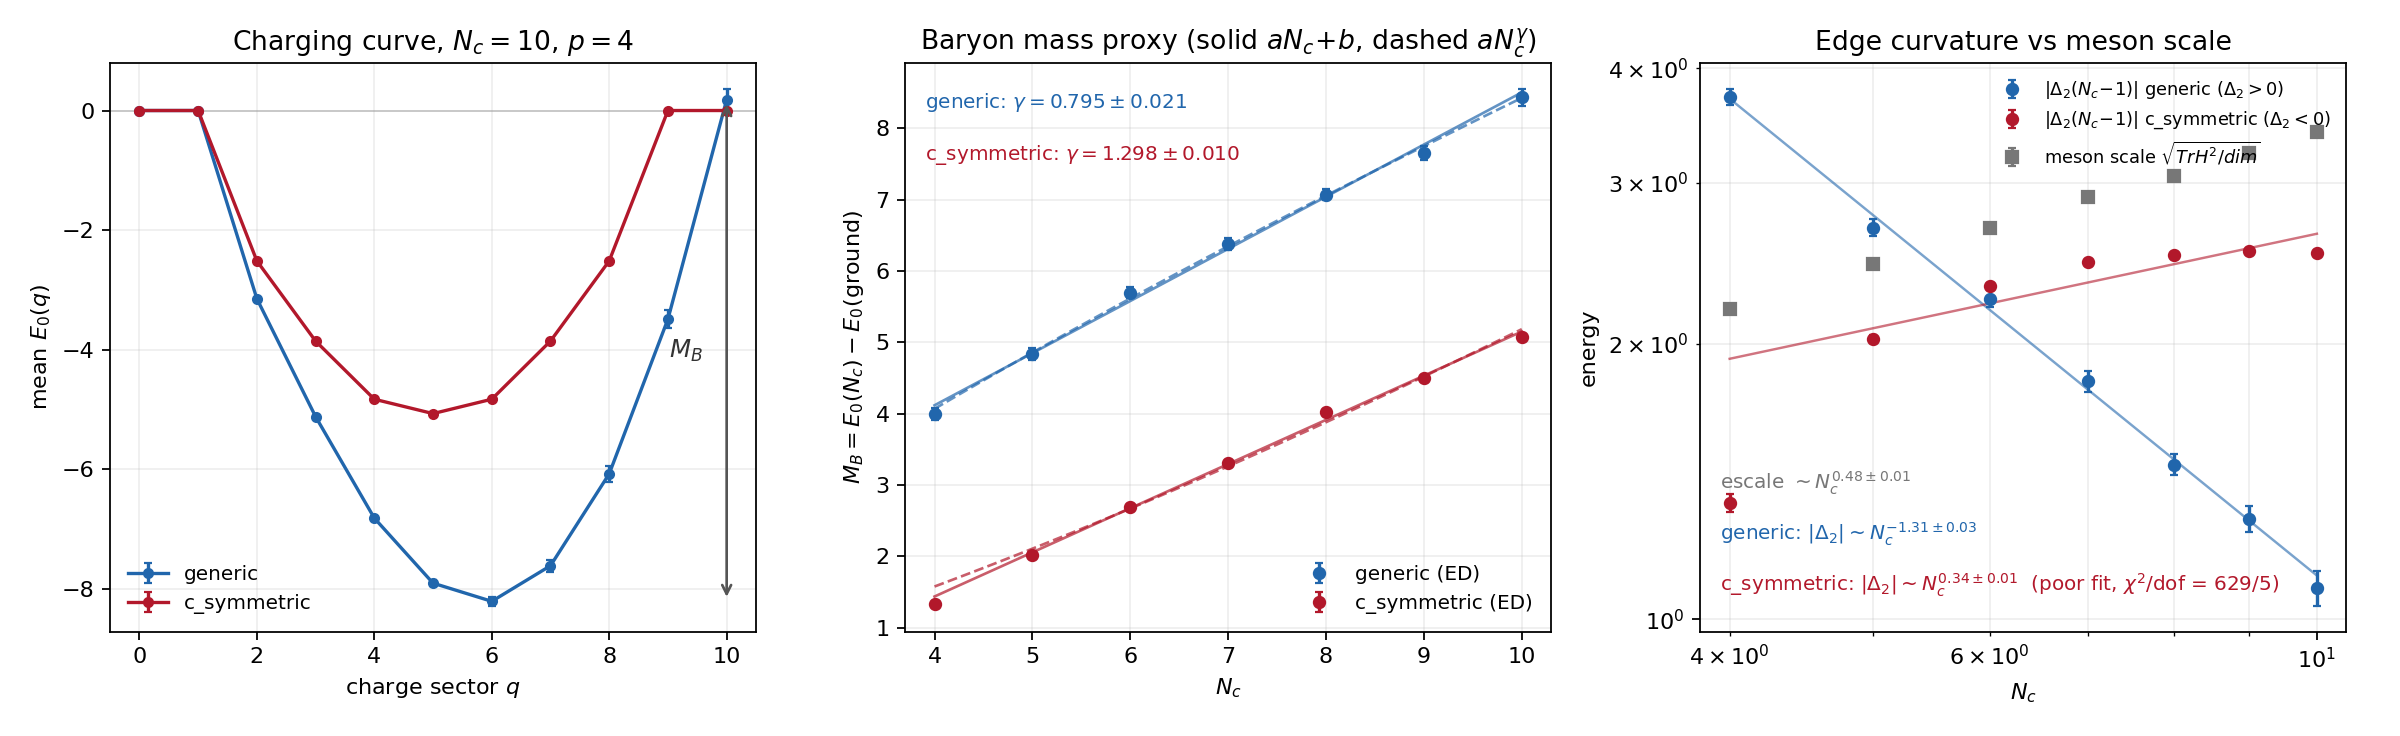

Source code (Python):
#!/usr/bin/env python3
r"""
Baryon-sector first contact (road_map rung 23): ED data for the paper's
baryon claims in the one-flavor U(N)/Dirac-SYK dictionary.
=======================================================================

What the paper actually says about baryons -- quoted in full, because it is
short (arXiv:2607.05678, HologramsSM.tex):

  line 273:  "The SM has features closely resembling the real Standard
      Model: A U(1) x SU(N) gauge theory, aka QED x QCD; electric forces;
      quarks; mesons; baryons; Regge trajectories; confinement."

  line 871:  "In a similar way there are forces between heavy states such as
      Baryons in the 't Hooft model.  These forces may be identified as
      Gravitational.  They are too weak to affect mesons unless the number
      of mesons is of order N^{1/2}, but they affect Baryons."

That is the paper's ENTIRE baryon discussion.  Nothing is derived: the
"baryon mass ~ N" is the background large-N fact (Witten 1979; 't Hooft-model
baryons) the sentences lean on, and "gravitational-strength inter-baryon
forces" is asserted, not computed.  This module produces the first ED data on
the hologram side.

The baryon operator and an EXACT collapse (finding 1)
-----------------------------------------------------
In the one-flavor dictionary the quarks are the c^dag_i, and the baryon is
the epsilon-tensor contraction of all Nc of them:

    B^dag = c^dag_0 c^dag_1 ... c^dag_{Nc-1},

the unique maximal-charge operator (it fills every mode).  The charge sectors
Q = 0 and Q = Nc are ONE-DIMENSIONAL (|empty>, |full>), and every term of the
charge-conserving H carries p/2 >= 2 annihilators, so

    <empty|H|empty> = 0                                  (exact: c_B|empty>=0),
    <full |H|full > = (-1)^{k(k-1)/2} sum_A J_AA,   k = p/2   (exact, generic),

where the sign is a Jordan-Wigner lemma for this module's ascending-monomial
convention: <s|c^dag_A c_A|s> = (-1)^{k(k-1)/2} for A a subset of occ(s) (the
annihilation parities are counted on s, the re-creation parities on s minus A;
the difference is #{pairs in A} = k(k-1)/2).  Both statements are asserted
against dense ED in test_baryons.py.  Consequently the T = infinity baryon
two-point function collapses to a single undamped oscillation,

    G(t) = Tr(B(t) B^dag)/dim = exp(-i DeltaE t)/dim,
    DeltaE = <full|H|full> - <empty|H|empty> = (-1)^{k(k-1)/2} sum_A J_AA,

with |G(t)| = 1/dim identically.  DeltaE is a sum of C(Nc,k) i.i.d. real
Gaussians, Var(DeltaE) = C(Nc,k) sigma^2 with sigma^2 = ((k)!)^2 2^p/Nc^{p-1},
so the ONLY frequency the correlator carries is

    DeltaE_typ = sqrt(C(Nc,k)) sigma  ~  Nc^{-1/2}   (p = 4)  -->  0,

and in the c_symmetric (CP-sharp) ensemble, which has no diagonal couplings,
DeltaE = 0 EXACTLY.  So: the naive baryon two-point function at T_B = infinity
carries NO information about the extensive baryon mass -- its one frequency
VANISHES at large Nc instead of growing like Nc.  Worse, B^dag annihilates
every state of nonzero charge, so <psi|B(t)B^dag|psi> = 0 for ANY state
without an empty-sector component (including the interacting ground state,
which sits at Q ~ Nc/2): in the one-flavor model there is no baryon
spectroscopy to be had from two-point functions at all.  This exact collapse
is itself the first result of this module.

The physical mass proxy: sector energetics (finding 2, measured)
----------------------------------------------------------------
The baryon mass must therefore be read from CHARGE-SECTOR ENERGETICS.  With
E0(q) the ground-state energy of the charge-q sector (dimension C(Nc,q)),

    M_B(Nc) = E0(Q = Nc) - E0(global ground state)

is the cost of charging the equilibrium state up to the unique baryon
(= fully filled) state -- the 0+1d analog of the baryon rest mass.  Honest
framing: in this one-flavor model E0(Nc) is O(Nc^{-1/2}) (exactly 0 for
c_symmetric), so M_B is dominated by the DEPTH of the charging curve, i.e.
"baryon mass ~ N" here reduces to extensivity of the SYK ground-state energy.
The module measures M_B(Nc) with disorder statistics (mean +- SEM, ddof=1)
for Nc = 4..10 at p = 4 in both ensembles and fits a*Nc + b vs a*Nc^gamma vs
a*Nc (weighted chi^2; AIC = chi2 + 2K, same-noise comparison as in
self_averaging.py -- Delta-AIC < 2 means indistinguishable).

Baryon-baryon interaction proxy (finding 3, measured)
-----------------------------------------------------
There is no spatial separation in 0+1d, so no force in the literal sense.
The accessible analog is the CURVATURE of the charging curve at maximal
charge,

    Delta2(Nc-1) = E0(Nc) + E0(Nc-2) - 2 E0(Nc-1)
                 = [cost of the 2nd baryon-hole] - [cost of the 1st],

the interaction energy of two holes in the baryon.  The sharp testable
version of "inter-baryon forces are gravitational-strength" is an Nc-scaling
HIERARCHY: is Delta2 parametrically suppressed in 1/Nc relative to the meson
(singlet) energy scale escale = sqrt(Tr H^2/dim) ~ sqrt(Nc)?  The module
measures Delta2(Nc-1) statistics and fits the power law of |mean| and of the
ratio |Delta2|/escale.  This is a charging-curve statement, NOT a spatial
force measurement -- stated wherever the numbers are reported.

Exact edge structure (derived here, asserted in tests): every H term needs
B a subset of occ (k modes) and A inside the complement-plus-B, so blocks
with q < k vanish IDENTICALLY (free quarks below charge p/2); in the
c_symmetric ensemble (A, B disjoint) the mirror blocks q > Nc - k vanish too,
so E0(Nc) = E0(Nc-1) = 0 exactly and Delta2(Nc-1) = E0(Nc-2) = E0(2) < 0
(particle-hole symmetry E0(q) = E0(Nc-q) holds per instance): the c_symmetric
charging curve is exactly CONCAVE at the edge -- the second hole is cheaper
than the first (which is free).  The generic ensemble has no such identity;
its edge blocks are fed by the diagonal and near-diagonal couplings.

Sector second moment, closed form (cross-validation anchor)
-----------------------------------------------------------
For both ensembles the disorder mean of the sector-restricted second moment
is (Wick: only the pairing J_AB with J_BA = conj(J_AB) survives, and
T_AB T_BA = T_AB T_AB^dag is 0/1 on the diagonal),

    E[Tr_q H^2]/dim_q = sigma^2 sum_{(A,B) in table} C(Nc-|AuB|, q-k) / C(Nc,q),

with the sum over the SAME ordered-pair table draw_couplings uses (all pairs
incl. diagonal for "generic"; ordered disjoint pairs for "c_symmetric").
Grouping by overlap j = |A n B| gives the equivalent combinatorial form
sum_j n_pairs(j) C(Nc-2k+j, q-k) with n_pairs(j) = C(Nc,k)C(k,j)C(Nc-k,k-j)
(generic; c_symmetric keeps only j = 0).  Both routes are computed
independently and asserted equal, and the ensemble ED means are checked
against them within error bars.  Summing over q recovers the
coupling_variance_dirac normalization statement Tr H^2/dim ~ Nc.

Measured results (p = 4, Nc = 4..10, production run -> baryons.json)
--------------------------------------------------------------------
  *  M_B grows strongly and monotonically in both ensembles.  Weighted fits:
     generic:      best a*Nc^gamma with gamma = 0.795 +- 0.021 (Delta-AIC 4.0
                   over a*Nc + b with a = 0.73 +- 0.02, b = 1.19 +- 0.13);
     c_symmetric:  best a*Nc + b with a = 0.619 +- 0.004, b = -1.04 +- 0.03
                   (Delta-AIC 115 over the power law; gamma alone = 1.30
                   because of the negative offset).
     Honest verdict: the window is CONSISTENT with "baryon mass ~ N" (both
     ensembles are well described by a linear law with an O(1) offset; pure
     a*Nc is strongly rejected in-window by finite-size offsets) but Nc <= 10
     cannot pin the asymptotic exponent; the two ensembles' preferred
     effective forms differ at this size.  c_symmetric chi2/dof ~ 15 for the
     best model: with SEMs this small the fits RESOLVE finite-size curvature
     beyond any 2-parameter form.
  *  The hierarchy: |Delta2(Nc-1)|/escale falls like Nc^(-1.79 +- 0.03)
     (generic; |Delta2| ~ Nc^(-1.31), Delta2 > 0, convex edge) and
     Nc^(-0.85 +- 0.01) (c_symmetric; Delta2 < 0 exactly = E0(2), concave
     edge, |Delta2| saturating in-window -- the power-law form is itself
     rejected there, chi2/dof = 629/5, pre-asymptotic).  Both signs of the
     suppression agree with the analytic edge estimate |Delta2| ~ Nc^{-1/2},
     escale ~ Nc^{+1/2} => ratio ~ 1/Nc.  So in the only sense accessible in
     0+1d the baryon-baryon term IS parametrically 1/Nc-suppressed relative
     to meson scales -- consistent with the "gravitational-strength" reading,
     with the sign (attractive vs repulsive analog) ensemble-DEPENDENT and
     therefore not a robust prediction of the construction.
  *  Scale check: generic escale ~ Nc^(0.48 +- 0.01) (the designed sqrt(Nc));
     c_symmetric escale shows Nc^(1.16 +- 0.01) in-window because the
     disjointness constraint discards an O(p^2/Nc) coupling fraction that is
     order one at these sizes -- window exponents there are effective, not
     asymptotic.
  *  The collapse frequency: measured std(DeltaE) falls from 2.36 (Nc = 4)
     to 1.83 (Nc = 10), tracking sqrt(C(Nc,2)) sigma exactly, while M_B grows
     4.0 -> 8.4: the naive correlator's only frequency and the physical mass
     proxy move in OPPOSITE directions with Nc.

What is exact vs measured vs conjectured
----------------------------------------
  EXACT (asserted): sector reassembly = dense H; the correlator collapse;
    DeltaE closed form; DeltaE = 0 (c_symmetric); vanishing edge blocks;
    Delta2 = E0(2) (c_symmetric); PH palindromy; sector-m2 closed form
    (two routes).
  MEASURED (with error bars): M_B(Nc) statistics and its extensivity fits;
    Delta2 statistics and scaling; the Delta2/escale hierarchy.
  CONJECTURED / not tested: any identification of Delta2 with a bulk
    gravitational force; the O(sqrt N)-meson mechanism (needs multi-meson
    states, out of ED reach here); multi-baryon physics (needs >= 2 flavors,
    out of scope).

Conventions: mode i <-> bit (Nc-1-i) (dirac.py); H from dirac_hamiltonian;
d/dt X = i[H, X]; ensembles "generic" and "c_symmetric" as in draw_couplings.
Run from inside syk-self-averaging/.  __main__ writes baryons.json and
baryons.png in ~2-4 min.
"""

from __future__ import annotations

import json
from itertools import combinations
from math import comb
from pathlib import Path

import numpy as np
from scipy.optimize import curve_fit

from dirac import (apply_monomial, coupling_variance_dirac, dirac_hamiltonian,
                   draw_couplings)
from self_averaging import fit_verdict


# --------------------------------------------------------------------------
# charge-sector machinery
# --------------------------------------------------------------------------
def sector_states(Nc: int, q: int) -> np.ndarray:
    """Basis indices of the charge-q sector (popcount = q), ascending."""
    states = np.arange(1 << Nc, dtype=np.int64)
    return states[np.bitwise_count(states) == q]


def sector_hamiltonian(Nc: int, couplings: dict, q: int) -> np.ndarray:
    """H restricted to the charge-q sector, assembled DIRECTLY on the sector
    basis (dimension C(Nc,q)) from the coupling table -- shares only the
    per-monomial physics (apply_monomial) with dirac_hamiltonian, not the
    dense full-space assembly.  Raises if any term leaves the sector, which
    doubles as a structural charge-conservation check."""
    st = sector_states(Nc, q)
    d = len(st)
    pos = np.full(1 << Nc, -1, dtype=np.int64)
    pos[st] = np.arange(d)
    Hq = np.zeros((d, d), dtype=complex)
    cols = np.arange(d)
    for (A, B), J in couplings.items():
        valid, rows, signs = apply_monomial(Nc, A, B, st)
        r = pos[rows[valid]]
        if r.size and r.min() < 0:
            raise AssertionError("term left the charge sector: H not "
                                 "charge-conserving?")
        Hq[r, cols[valid]] += J * signs[valid]
    return Hq


def reassemble_dense(Nc: int, blocks: list) -> np.ndarray:
    """Scatter the Nc+1 sector blocks back into the full 2^Nc space (for the
    machine-exactness test against dirac_hamiltonian)."""
    dim = 1 << Nc
    H = np.zeros((dim, dim), dtype=complex)
    for q, blk in enumerate(blocks):
        st = sector_states(Nc, q)
        H[np.ix_(st, st)] = blk
    return H


def dense_sector_blocks(H: np.ndarray, Nc: int) -> list:
    """Slice a dense charge-conserving H into its Nc+1 sector blocks (the
    fast production route; sector_hamiltonian is the independent one)."""
    states = np.arange(1 << Nc, dtype=np.int64)
    qs = np.bitwise_count(states)
    return [H[np.ix_(np.flatnonzero(qs == q), np.flatnonzero(qs == q))]
            for q in range(Nc + 1)]


# --------------------------------------------------------------------------
# the baryon operator and its exact two-point collapse
# --------------------------------------------------------------------------
def baryon_dagger(Nc: int) -> np.ndarray:
    """B^dag = c^dag_0 c^dag_1 ... c^dag_{Nc-1} as a dense matrix.  With the
    module's JW convention every creation parity counts only lower-index
    modes, all empty at the moment of application, so B^dag|empty> = +|full>
    with sign exactly +1 (asserted in the tests)."""
    dim = 1 << Nc
    states = np.arange(dim, dtype=np.int64)
    valid, rows, signs = apply_monomial(Nc, tuple(range(Nc)), (), states)
    B = np.zeros((dim, dim), dtype=complex)
    B[rows[valid], states[valid]] = signs[valid]
    return B


def baryon_sign(k: int) -> int:
    """(-1)^{k(k-1)/2}: the JW sign of <s|c^dag_A c_A|s> for |A| = k."""
    return -1 if (k * (k - 1) // 2) % 2 else 1


def deltaE_from_couplings(couplings: dict, k: int) -> float:
    """DeltaE = <full|H|full> - <empty|H|empty> = (-1)^{k(k-1)/2} sum_A J_AA
    (diagonal couplings are real by construction; 0 for c_symmetric, which
    has no diagonal couplings)."""
    tot = sum(J.real if isinstance(J, complex) else J
              for (A, B), J in couplings.items() if A == B)
    return baryon_sign(k) * float(tot)


def baryon_correlator_ed(H: np.ndarray, ts: np.ndarray) -> np.ndarray:
    """G(t) = Tr(B(t) B^dag)/dim by dense ED, using NOTHING about the
    collapse: eigendecompose H, rotate B and B^dag, phase-sum.  The test
    asserts this equals exp(-i DeltaE t)/dim to machine precision."""
    dim = H.shape[0]
    Nc = int(np.log2(dim))
    Bd = baryon_dagger(Nc)
    Bop = Bd.conj().T
    E, V = np.linalg.eigh(H)
    Bt = V.conj().T @ Bop @ V         # B in the eigenbasis
    Bdt = V.conj().T @ Bd @ V
    G = np.empty(len(ts), dtype=complex)
    for i, t in enumerate(ts):
        ph = np.exp(1j * E * t)
        # Tr(e^{iHt} B e^{-iHt} B^dag) = sum_{mn} ph_m Bt[m,n] conj(ph_n) Bdt[n,m]
        G[i] = np.einsum("m,mn,n,nm->", ph, Bt, ph.conj(), Bdt) / dim
    return G


# --------------------------------------------------------------------------
# sector second moment: closed form, two independent routes
# --------------------------------------------------------------------------
def sector_m2_enumerate(Nc: int, p: int, q: int, ensemble: str) -> float:
    """E[Tr_q H^2]/dim_q by direct enumeration of the SAME ordered-pair table
    draw_couplings builds (structure only; no random numbers)."""
    k = p // 2
    sigma2 = coupling_variance_dirac(Nc, p)
    subsets = list(combinations(range(Nc), k))
    tot = 0
    for A in subsets:
        for B in subsets:
            if ensemble == "c_symmetric" and (set(A) & set(B)):
                continue
            u = len(set(A) | set(B))
            tot += comb(Nc - u, q - k) if q - k >= 0 else 0
    return sigma2 * tot / comb(Nc, q)


def sector_m2_closed_form(Nc: int, p: int, q: int, ensemble: str) -> float:
    """Same quantity via the overlap-resolved combinatorial closed form
    sum_j C(Nc,k)C(k,j)C(Nc-k,k-j) C(Nc-2k+j, q-k)  (j = 0 only for
    c_symmetric) -- shares no code with sector_m2_enumerate."""
    k = p // 2
    sigma2 = coupling_variance_dirac(Nc, p)
    if q < k:
        return 0.0
    js = [0] if ensemble == "c_symmetric" else range(k + 1)
    tot = 0
    for j in js:
        npairs = comb(Nc, k) * comb(k, j) * comb(Nc - k, k - j)
        tot += npairs * comb(Nc - 2 * k + j, q - k)
    return sigma2 * tot / comb(Nc, q)


# --------------------------------------------------------------------------
# charging curve, per-instance observables, ensemble statistics
# --------------------------------------------------------------------------
def charging_curve(H: np.ndarray, Nc: int):
    """E0(q) for q = 0..Nc and the per-sector second moments Tr_q H^2/dim_q,
    from the dense charge-conserving H."""
    blocks = dense_sector_blocks(H, Nc)
    E0 = np.empty(Nc + 1)
    m2q = np.empty(Nc + 1)
    for q, blk in enumerate(blocks):
        E0[q] = blk[0, 0].real if blk.shape[0] == 1 else \
            np.linalg.eigvalsh(blk)[0]
        m2q[q] = float(np.linalg.norm(blk) ** 2) / blk.shape[0]
    return E0, m2q


def instance_observables(Nc: int, p: int, seed: int, ensemble: str) -> dict:
    """One disorder instance: charging curve E0(q), baryon mass proxy
    M_B = E0(Nc) - min_q E0(q), edge curvature Delta2(Nc-1), meson (singlet)
    scale escale = sqrt(Tr H^2/dim), and the collapse frequency DeltaE."""
    rng = np.random.default_rng(seed)
    couplings = draw_couplings(Nc, p, rng, ensemble)
    H = dirac_hamiltonian(Nc, p, couplings=couplings)
    E0, m2q = charging_curve(H, Nc)
    qstar = int(np.argmin(E0))
    dims = np.array([comb(Nc, q) for q in range(Nc + 1)], dtype=float)
    escale = float(np.sqrt(np.sum(m2q * dims) / (1 << Nc)))
    return dict(
        E0=E0, m2q=m2q, qstar=qstar,
        MB=float(E0[Nc] - E0[qstar]),
        delta2=float(E0[Nc] + E0[Nc - 2] - 2.0 * E0[Nc - 1]),
        escale=escale,
        deltaE=float(H[-1, -1].real - H[0, 0].real),
        deltaE_closed=deltaE_from_couplings(couplings, p // 2),
    )


def _mean_sem(a: np.ndarray):
    a = np.asarray(a, dtype=float)
    m = float(a.mean())
    s = float(a.std(ddof=1) / np.sqrt(len(a))) if len(a) > 1 else 0.0
    return m, s


def ensemble_run(Nc: int, p: int, n_inst: int, ensemble: str,
                 seed0: int = None) -> dict:
    """Disorder statistics (mean, SEM with ddof=1) of the per-instance
    observables.  Seeds are seed0 + j, deterministic per (Nc, ensemble)."""
    if seed0 is None:
        seed0 = 10000 * Nc + (500000 if ensemble == "c_symmetric" else 0)
    E0s, MBs, d2s, escs, qss, dEs, ratios = [], [], [], [], [], [], []
    for j in range(n_inst):
        d = instance_observables(Nc, p, seed0 + j, ensemble)
        E0s.append(d["E0"])
        MBs.append(d["MB"])
        d2s.append(d["delta2"])
        escs.append(d["escale"])
        qss.append(d["qstar"])
        dEs.append(d["deltaE"])
        ratios.append(d["delta2"] / d["escale"])
    E0s = np.array(E0s)
    mb_m, mb_s = _mean_sem(MBs)
    d2_m, d2_s = _mean_sem(d2s)
    ra_m, ra_s = _mean_sem(ratios)
    es_m, es_s = _mean_sem(escs)
    qs_m, qs_s = _mean_sem(qss)
    return dict(
        Nc=Nc, p=p, ensemble=ensemble, n_inst=n_inst, seed0=seed0,
        E0_mean=[float(x) for x in E0s.mean(axis=0)],
        E0_sem=[float(x) for x in E0s.std(axis=0, ddof=1) / np.sqrt(n_inst)],
        MB_mean=mb_m, MB_sem=mb_s, MB_std=float(np.std(MBs, ddof=1)),
        delta2_mean=d2_m, delta2_sem=d2_s,
        ratio_mean=ra_m, ratio_sem=ra_s,
        escale_mean=es_m, escale_sem=es_s,
        qstar_mean=qs_m, qstar_sem=qs_s,
        deltaE_std=float(np.std(dEs, ddof=1)),
        deltaE_std_exact=float(
            np.sqrt(comb(Nc, p // 2) * coupling_variance_dirac(Nc, p))
            if ensemble == "generic" else 0.0),
    )


# --------------------------------------------------------------------------
# fits: extensivity of M_B and the Delta2 scaling hierarchy
# --------------------------------------------------------------------------
def fit_mass_models(ns, ys, errs) -> dict:
    """Weighted least-squares fits of the M_B(Nc) means:  a*Nc + b  vs
    a*Nc^gamma  vs  a*Nc.  With fixed per-point noise the AIC comparison is
    AIC = chi2_min + 2K (additive constants common to all models dropped) --
    self_averaging.fit_verdict then applies unchanged.  Delta-AIC < 2 means
    the window cannot distinguish the models; say so, do not oversell."""
    ns = np.asarray(ns, float)
    ys = np.asarray(ys, float)
    errs = np.asarray(errs, float)
    models = {
        "a*Nc + b": (lambda n, a, b: a * n + b, (1.0, 0.0)),
        "a*Nc^gamma": (lambda n, a, g: a * n ** g, (ys[-1] / ns[-1], 1.0)),
        "a*Nc": (lambda n, a: a * n, (ys[-1] / ns[-1],)),
    }
    out = {}
    for name, (f, p0) in models.items():
        popt, pcov = curve_fit(f, ns, ys, p0=p0, sigma=errs,
                               absolute_sigma=True, maxfev=20000)
        perr = np.sqrt(np.diag(pcov))
        chi2 = float(np.sum(((ys - f(ns, *popt)) / errs) ** 2))
        K = len(popt)
        out[name] = dict(params=[float(x) for x in popt],
                         param_errs=[float(x) for x in perr],
                         chi2=chi2, dof=len(ns) - K, K=K,
                         aic=chi2 + 2 * K)
    return out


def power_exponent_fit(ns, ys, errs) -> dict:
    """Power-law a*Nc^e fit (weighted); used for the Delta2 / escale / ratio
    scalings.  ys must be positive -- callers pass |mean| and report the sign
    separately."""
    ns = np.asarray(ns, float)
    ys = np.asarray(ys, float)
    errs = np.asarray(errs, float)
    f = lambda n, a, e: a * n ** e
    popt, pcov = curve_fit(f, ns, ys, p0=(ys[-1], -1.0), sigma=errs,
                           absolute_sigma=True, maxfev=20000)
    perr = np.sqrt(np.diag(pcov))
    chi2 = float(np.sum(((ys - f(ns, *popt)) / errs) ** 2))
    return dict(a=float(popt[0]), e=float(popt[1]),
                a_err=float(perr[0]), e_err=float(perr[1]),
                chi2=chi2, dof=len(ns) - 2)


# --------------------------------------------------------------------------
# production run
# --------------------------------------------------------------------------
N_INST = {4: 400, 5: 400, 6: 400, 7: 300, 8: 250, 9: 150, 10: 100}
COLORS = {"generic": "#2166ac", "c_symmetric": "#b2182b"}   # validated pair


def make_figure(rows: dict, fits: dict, scal: dict, path: Path, p: int):
    import matplotlib
    matplotlib.use("Agg")
    import matplotlib.pyplot as plt

    fig, (axA, axB, axC) = plt.subplots(1, 3, figsize=(15, 4.6))
    ncs = sorted({r["Nc"] for rr in rows.values() for r in rr})
    nmax = max(ncs)

    # ---- (a) mean charging curves at the largest Nc ----------------------
    for ens, rr in rows.items():
        r = [x for x in rr if x["Nc"] == nmax][0]
        qs = np.arange(nmax + 1)
        axA.errorbar(qs, r["E0_mean"], yerr=r["E0_sem"], fmt="o-", ms=4,
                     lw=1.5, capsize=2, color=COLORS[ens], label=ens)
    rg = [x for x in rows["generic"] if x["Nc"] == nmax][0]
    qstar = int(np.argmin(rg["E0_mean"]))
    axA.annotate("", xy=(nmax, rg["E0_mean"][nmax]),
                 xytext=(nmax, rg["E0_mean"][qstar]),
                 arrowprops=dict(arrowstyle="<->", color="#555555", lw=1.2))
    axA.text(nmax - 0.4, 0.5 * (rg["E0_mean"][qstar] + rg["E0_mean"][nmax]),
             r"$M_B$", ha="right", va="center", fontsize=11, color="#333333")
    axA.axhline(0.0, color="#999999", lw=0.8, alpha=0.5)
    axA.set_xlabel("charge sector $q$")
    axA.set_ylabel(r"mean $E_0(q)$")
    axA.set_title(f"Charging curve, $N_c={nmax}$, $p={p}$")
    axA.legend(frameon=False, fontsize=9)
    axA.grid(True, alpha=0.2)

    # ---- (b) M_B vs Nc with fits -----------------------------------------
    for ens, rr in rows.items():
        ns = np.array([r["Nc"] for r in rr], float)
        ys = np.array([r["MB_mean"] for r in rr])
        es = np.array([r["MB_sem"] for r in rr])
        axB.errorbar(ns, ys, yerr=es, fmt="o", ms=5, capsize=2,
                     color=COLORS[ens], label=f"{ens} (ED)")
        lin = fits[ens]["a*Nc + b"]["params"]
        pw = fits[ens]["a*Nc^gamma"]["params"]
        nn = np.linspace(ns[0], ns[-1], 100)
        axB.plot(nn, lin[0] * nn + lin[1], "-", lw=1.2, color=COLORS[ens],
                 alpha=0.7)
        axB.plot(nn, pw[0] * nn ** pw[1], "--", lw=1.2, color=COLORS[ens],
                 alpha=0.7)
        ge = fits[ens]["a*Nc^gamma"]
        axB.text(0.03, 0.95 - 0.09 * (ens == "c_symmetric"),
                 rf"{ens}: $\gamma = {ge['params'][1]:.3f} \pm "
                 rf"{ge['param_errs'][1]:.3f}$",
                 transform=axB.transAxes, fontsize=9, va="top",
                 color=COLORS[ens])
    axB.set_xlabel("$N_c$")
    axB.set_ylabel(r"$M_B = E_0(N_c) - E_0(\mathrm{ground})$")
    axB.set_title(r"Baryon mass proxy (solid $aN_c\!+\!b$, dashed "
                  r"$aN_c^\gamma$)")
    axB.legend(frameon=False, fontsize=9, loc="lower right")
    axB.grid(True, alpha=0.2)

    # ---- (c) the hierarchy: |Delta2| vs meson scale (log-log) ------------
    for ens, rr in rows.items():
        ns = np.array([r["Nc"] for r in rr], float)
        d2 = np.array([abs(r["delta2_mean"]) for r in rr])
        d2e = np.array([r["delta2_sem"] for r in rr])
        d2m = np.array([r["delta2_mean"] for r in rr])
        sgn = (r"$\Delta_2>0$" if (d2m > 0).all() else
               r"$\Delta_2<0$" if (d2m < 0).all() else "mixed sign")
        axC.errorbar(ns, d2, yerr=d2e, fmt="o", ms=5, capsize=2,
                     color=COLORS[ens],
                     label=rf"$|\Delta_2(N_c\!-\!1)|$ {ens} ({sgn})")
        s = scal[ens]["delta2"]
        nn = np.linspace(ns[0], ns[-1], 50)
        axC.plot(nn, s["a"] * nn ** s["e"], "-", lw=1.1, color=COLORS[ens],
                 alpha=0.6)
        # honesty: flag power-law fits the data statistically reject
        bad = s["chi2"] > 5 * s["dof"]
        axC.text(0.03, 0.16 - 0.09 * (ens == "c_symmetric"),
                 rf"{ens}: $|\Delta_2| \sim N_c^{{{s['e']:.2f} \pm "
                 rf"{s['e_err']:.2f}}}$"
                 + (rf"  (poor fit, $\chi^2$/dof = {s['chi2']:.0f}/"
                    rf"{s['dof']})" if bad else ""),
                 transform=axC.transAxes, fontsize=9, color=COLORS[ens])
    ns = np.array([r["Nc"] for r in rows["generic"]], float)
    esc = np.array([r["escale_mean"] for r in rows["generic"]])
    esce = np.array([r["escale_sem"] for r in rows["generic"]])
    axC.errorbar(ns, esc, yerr=esce, fmt="s", ms=5, capsize=2,
                 color="#777777", label=r"meson scale $\sqrt{Tr H^2/dim}$")
    se = scal["generic"]["escale"]
    axC.text(0.03, 0.25, rf"escale $\sim N_c^{{{se['e']:.2f} \pm "
             rf"{se['e_err']:.2f}}}$", transform=axC.transAxes, fontsize=9,
             color="#777777")
    axC.set_xscale("log")
    axC.set_yscale("log")
    axC.set_xlabel("$N_c$")
    axC.set_ylabel("energy")
    axC.set_title("Edge curvature vs meson scale")
    axC.legend(frameon=False, fontsize=8, loc="upper right")
    axC.grid(True, which="both", alpha=0.2)

    fig.tight_layout()
    fig.savefig(path, dpi=160)
    plt.close(fig)


if __name__ == "__main__":
    p = 4
    ncs = sorted(N_INST)
    rows = {"generic": [], "c_symmetric": []}

    print("=" * 74)
    print("Rung 23: baryon sector, p = 4, Nc = 4..10, both ensembles")
    print("=" * 74)

    print("\n1. The exact collapse of the naive baryon two-point function")
    print("-" * 74)
    Nc_demo = 6
    rng = np.random.default_rng(2607)
    coup = draw_couplings(Nc_demo, p, rng, "generic")
    H = dirac_hamiltonian(Nc_demo, p, couplings=coup)
    ts = np.linspace(0.0, 8.0, 33)
    G = baryon_correlator_ed(H, ts)
    dE = deltaE_from_couplings(coup, p // 2)
    pred = np.exp(-1j * dE * ts) / (1 << Nc_demo)
    dev = float(np.abs(G - pred).max())
    print(f"  Nc={Nc_demo} generic: max|G(t) - exp(-i dE t)/dim| = {dev:.2e}"
          f"   (dE = {dE:+.4f})")
    print(f"  |G(t)|*dim - 1: max = {float(np.abs(np.abs(G)*(1<<Nc_demo)-1).max()):.2e}"
          "   (NO decay, a single undamped oscillation)")
    print("  -> Tr(B(t)B^dag)/dim = exp(-i DeltaE t)/dim EXACTLY;"
          " the T=inf baryon")
    print("     2-pt function carries NO information about the extensive"
          " baryon mass.")
    collapse = dict(Nc=Nc_demo, p=p, max_dev=dev, deltaE=dE)

    print("\n2. Charging curves, M_B, Delta2 (disorder mean +- SEM, ddof=1)")
    print("-" * 74)
    print(f"{'ens':>12} {'Nc':>3} {'n':>4} {'M_B':>16} {'q*':>5} "
          f"{'Delta2(Nc-1)':>18} {'escale':>14} {'dE_std':>7}")
    for ens in rows:
        for Nc in ncs:
            r = ensemble_run(Nc, p, N_INST[Nc], ens)
            rows[ens].append(r)
            print(f"{ens:>12} {Nc:>3} {r['n_inst']:>4} "
                  f"{r['MB_mean']:>9.4f} ± {r['MB_sem']:<5.4f}"
                  f"{r['qstar_mean']:>5.2f} "
                  f"{r['delta2_mean']:>10.4f} ± {r['delta2_sem']:<6.4f}"
                  f"{r['escale_mean']:>8.4f} ± {r['escale_sem']:<5.4f}"
                  f"{r['deltaE_std']:>7.3f}")
        print()

    print("3. Extensivity fits of M_B(Nc)  (the 'baryon mass ~ N' test)")
    print("-" * 74)
    fits = {}
    for ens in rows:
        ns = [r["Nc"] for r in rows[ens]]
        ys = [r["MB_mean"] for r in rows[ens]]
        es = [r["MB_sem"] for r in rows[ens]]
        f = fit_mass_models(ns, ys, es)
        fits[ens] = f
        print(f"  {ens}:")
        for name, d in f.items():
            ps = ", ".join(f"{v:.4f}±{e:.4f}"
                           for v, e in zip(d["params"], d["param_errs"]))
            print(f"    {name:12s}: [{ps}]  chi2/dof = "
                  f"{d['chi2']:.1f}/{d['dof']}  AIC = {d['aic']:7.1f}")
        print(f"    -> {fit_verdict(f)}")

    print("\n4. The hierarchy: Delta2 vs the meson (singlet) scale")
    print("-" * 74)
    scal = {}
    for ens in rows:
        ns = [r["Nc"] for r in rows[ens]]
        d2m = np.array([r["delta2_mean"] for r in rows[ens]])
        d2e = np.array([r["delta2_sem"] for r in rows[ens]])
        ram = np.array([r["ratio_mean"] for r in rows[ens]])
        rae = np.array([r["ratio_sem"] for r in rows[ens]])
        sgn = "negative" if (d2m < 0).all() else \
              ("positive" if (d2m > 0).all() else "MIXED SIGN")
        insignif = int(np.sum(np.abs(d2m) < 2 * d2e))
        scal[ens] = dict(
            delta2=power_exponent_fit(ns, np.abs(d2m), d2e),
            ratio=power_exponent_fit(ns, np.abs(ram), rae),
            escale=power_exponent_fit(
                ns, [r["escale_mean"] for r in rows[ens]],
                [r["escale_sem"] for r in rows[ens]]),
            sign=sgn, n_insignificant=insignif)
        s = scal[ens]
        print(f"  {ens}: Delta2 mean is {sgn}"
              + (f" ({insignif} pts < 2 sigma from 0)" if insignif else ""))
        print(f"    |Delta2|        ~ Nc^({s['delta2']['e']:+.2f} ± "
              f"{s['delta2']['e_err']:.2f})   chi2/dof = "
              f"{s['delta2']['chi2']:.1f}/{s['delta2']['dof']}")
        print(f"    escale          ~ Nc^({s['escale']['e']:+.2f} ± "
              f"{s['escale']['e_err']:.2f})")
        print(f"    |Delta2|/escale ~ Nc^({s['ratio']['e']:+.2f} ± "
              f"{s['ratio']['e_err']:.2f})")
    print("\n  Reading (charging-curve proxy, NOT a spatial force): the edge")
    print("  curvature is parametrically suppressed relative to the meson scale")
    print("  iff the ratio exponent is < 0 by many sigma; see numbers above.")

    out = dict(meta=dict(p=p, n_inst=N_INST, ensembles=list(rows),
                         description="rung 23 baryon-sector ED, see "
                                     "baryons.py docstring"),
               collapse_demo=collapse, rows=rows, fits_MB=fits,
               scalings=scal)
    here = Path(__file__).resolve().parent
    with open(here / "baryons.json", "w") as fh:
        json.dump(out, fh, indent=1)
    print(f"\nwrote {here / 'baryons.json'}")
    make_figure(rows, fits, scal, here / "baryons.png", p)
    print(f"wrote {here / 'baryons.png'}")
